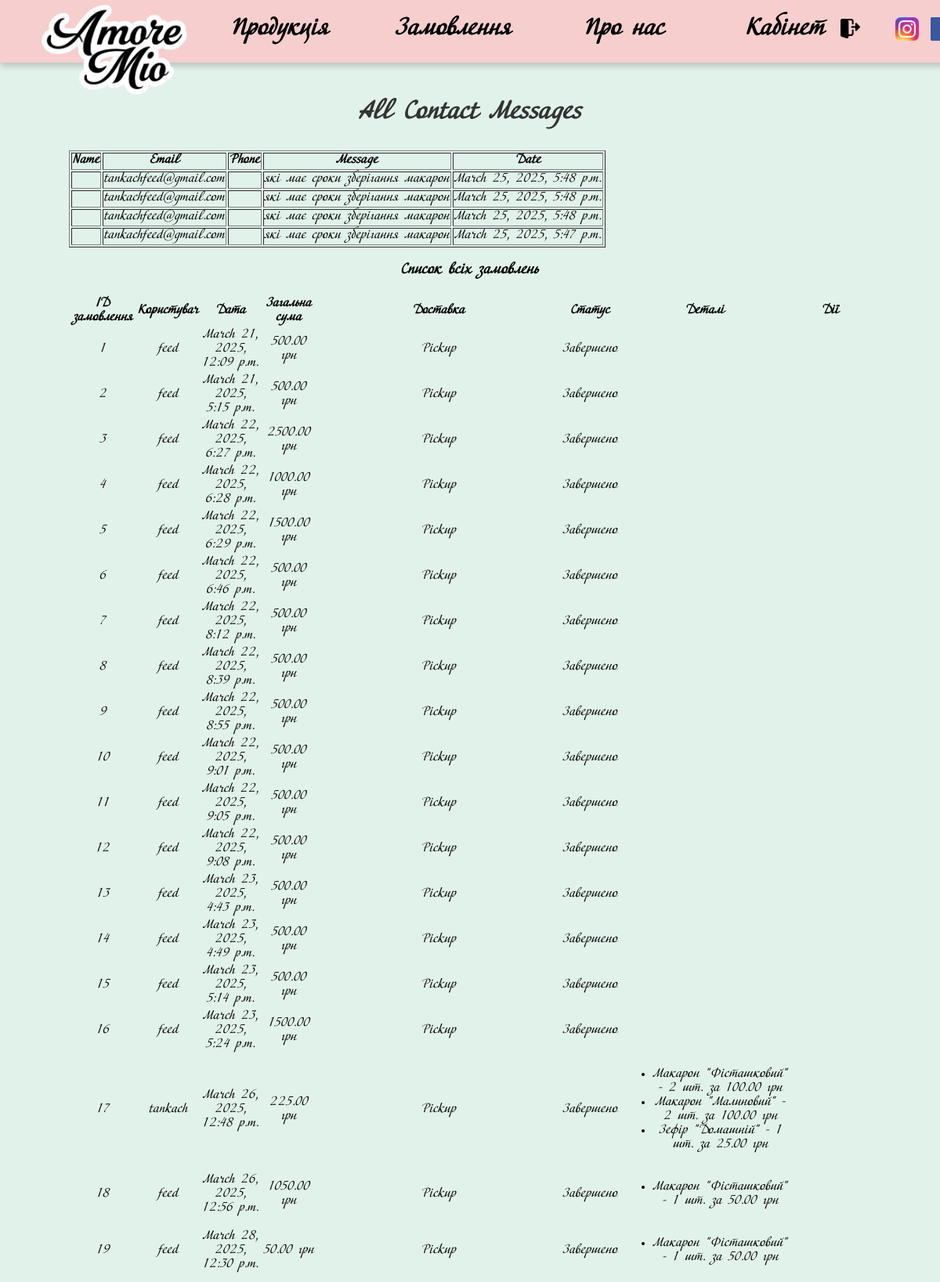
The page /admin-form/ (signed in, upper part) on the database its author committed.
### orders/models.py (models this page shows, shortened)
class ContactMessage(models.Model):
    user = models.ForeignKey(settings.AUTH_USER_MODEL, on_delete=models.SET_NULL, null=True, blank=True)
    name = models.CharField(max_length=100)
    email = models.EmailField()
    phone = models.CharField(max_length=15)
    message = models.TextField()
    created_at = models.DateTimeField(auto_now_add=True)

class Order(models.Model):
    STATUS_CHOICES = [
        ('new', 'Нове'),
        ('processing', 'В обробці'),
        ('completed', 'Завершено'),
        ('canceled', 'Скасовано'),
    ]
    DELIVERY_CHOICES = [
        ('pickup', 'Самовивіз'),
        ('courier', 'Доставка кур\'єром')
    ]
    user = models.ForeignKey(settings.AUTH_USER_MODEL, on_delete=models.CASCADE, related_name='orders',
                             verbose_name="Користувач")
    created_at = models.DateTimeField(auto_now_add=True, verbose_name="Дата створення")
    status = models.CharField(max_length=20, choices=STATUS_CHOICES, default='new', verbose_name="Статус замовлення")
    total_price = models.DecimalField(max_digits=10, decimal_places=2, default=0.0, verbose_name="Загальна сума")
    delivery_type = models.CharField(max_length=10, choices=DELIVERY_CHOICES, default='pickup',
                                     verbose_name="Спосіб доставки")
    delivery_address = models.TextField(null=True, blank=True, verbose_name="Адреса доставки")
    latitude = models.FloatField(null=True, blank=True, verbose_name="Широта")
    longitude = models.FloatField(null=True, blank=True, verbose_name="Довгота")

class CustomUser(AbstractUser):
    real_name = models.CharField(max_length=255, blank=True, null=True)
    phone_number = models.CharField(max_length=15, blank=True, null=True)
    address = models.CharField(max_length=255, blank=True, null=True)

class OrderItem(models.Model):
    STATUS_CHOICES = [
        ('new', 'Нове'),
        ('processing', 'В обробці'),
        ('completed', 'Завершено'),
        ('canceled', 'Скасовано'),
    ]
    order = models.ForeignKey(Order, on_delete=models.CASCADE, related_name='items', verbose_name="Замовлення")
    product = models.ForeignKey(Product, on_delete=models.CASCADE, verbose_name="Продукт")
    quantity = models.PositiveIntegerField(default=1, verbose_name="Кількість")
    price = models.DecimalField(max_digits=10, decimal_places=2, verbose_name="Ціна")
    status = models.CharField(max_length=20, choices=STATUS_CHOICES, default='new', verbose_name="Статус товару")

class Product(models.Model):
    name = models.CharField(max_length=100, verbose_name="Назва продукту")
    description = models.TextField(verbose_name="Опис продукту", blank=True)
    price = models.DecimalField(max_digits=10, decimal_places=2, verbose_name="Ціна продукту")
    image = models.ImageField(upload_to='products/', blank=True, null=True, verbose_name="Зображення продукту")
    type = models.ForeignKey(Type, on_delete=models.SET_NULL, null=True, blank=True, verbose_name="Тип продукту")
    created_at = models.DateTimeField(default=now, verbose_name="Дата додавання")
    composition = models.TextField(verbose_name="Склад продукту", blank=True)
    weight = models.DecimalField(max_digits=6, decimal_places=2, verbose_name="Вага продукту (г)", blank=True,
                                 null=True)
    article = models.CharField(max_length=50, verbose_name="Артикул", blank=True, null=True)

### orders/views.py (the view)
# urls.py: path('admin-form/', admin_order_list, name='admin_form'),
def admin_order_list(request):
    messages = ContactMessage.objects.all().order_by('-created_at')
    orders = Order.objects.all()
    return render(request, 'orders/admin_form.html', {'orders': orders, 'messages': messages})

### orders/context_processors.py (called while the page is built)
def navbar_data(request):
    types = Type.objects.all()
    return {"product_types": types}

### orders/templates/orders/admin_form.html (shortened to what this page needs)
{% extends 'orders/base.html' %}
{% block content %}
    <div class="container" style="margin-top: 80px;">
        <h2>All Contact Messages</h2>
        <table border="1">
            <tr>
                <th>Name</th>
                <th>Email</th>
                <th>Phone</th>
                <th>Message</th>
                <th>Date</th>
            </tr>
            {% for message in messages %}
            <tr>
                <td>{{ message.name }}</td>
                <td>{{ message.email }}</td>
                <td>{{ message.phone }}</td>
                <td>{{ message.message }}</td>
                <td>{{ message.created_at }}</td>
            </tr>
            {% empty %}
            <tr>
                <td colspan="5">No messages yet.</td>
            </tr>
            {% endfor %}
        </table>
        <h3>Список всіх замовлень</h3>
        {% if orders %}
        <table>
            <thead>
                <tr>
                    <th>ID замовлення</th>
                    <th>Користувач</th>
                    <th>Дата</th>
                    <th>Загальна сума</th>
                    <th>Доставка</th>
                    <th>Статус</th>
                    <th>Деталі</th>
                    <th>Дії</th>
                </tr>
            </thead>
            <tbody>
                {% for order in orders %}
                <tr>
                    <td>{{ order.id }}</td>
                    <td>{{ order.user.username }}</td>
                    <td>{{ order.created_at }}</td>
                    <td>{{ order.total_price }} грн</td>
                    <td>
                        {{ order.delivery_type|title }}
                    </td>
                    <td id="status-{{ order.id }}">{{ order.get_status_display }}</td>
                    <td>
                        <ul>
                            {% for item in order.items.all %}
                            <li>{{ item.product.name }} - {{ item.quantity }} шт. за {{ item.price }} грн</li>
                            {% endfor %}
                        </ul>
                    </td>
                    <td id="actions-{{ order.id }}">
                    </td>
                </tr>
                {% endfor %}
            </tbody>
        </table>
        {% else %}
        <p>Немає замовлень.</p>
        {% endif %}
    </div>
{% endblock %}

### static/orders/style.css (style rules this page uses)
.container { width: 80%; margin: 0 auto; text-align: center; padding-top: 20px; }
h2 { font-size: 32px !important; color: #333 !important; }

### rows shown on the page
ContactMessage: email "tankachfeed@gmail.com", message "які має сроки зберігання макарон", created_at "March 25, 2025, 5:48 p.m."
ContactMessage: email "tankachfeed@gmail.com", message "які має сроки зберігання макарон", created_at "March 25, 2025, 5:48 p.m."
ContactMessage: email "tankachfeed@gmail.com", message "які має сроки зберігання макарон", created_at "March 25, 2025, 5:48 p.m."
ContactMessage: email "tankachfeed@gmail.com", message "які має сроки зберігання макарон", created_at "March 25, 2025, 5:47 p.m."
Order: id "1", user.username "feed", created_at "March 21, 2025, 12:09 p.m.", total_price "500.00", delivery_type "Pickup", status "Завершено"
Order: id "2", user.username "feed", created_at "March 21, 2025, 5:15 p.m.", total_price "500.00", delivery_type "Pickup", status "Завершено"
Order: id "3", user.username "feed", created_at "March 22, 2025, 6:27 p.m.", total_price "2500.00", delivery_type "Pickup", status "Завершено"
Order: id "4", user.username "feed", created_at "March 22, 2025, 6:28 p.m.", total_price "1000.00", delivery_type "Pickup", status "Завершено"
Order: id "5", user.username "feed", created_at "March 22, 2025, 6:29 p.m.", total_price "1500.00", delivery_type "Pickup", status "Завершено"
Order: id "6", user.username "feed", created_at "March 22, 2025, 6:46 p.m.", total_price "500.00", delivery_type "Pickup", status "Завершено"
Order: id "7", user.username "feed", created_at "March 22, 2025, 8:12 p.m.", total_price "500.00", delivery_type "Pickup", status "Завершено"
Order: id "8", user.username "feed", created_at "March 22, 2025, 8:39 p.m.", total_price "500.00", delivery_type "Pickup", status "Завершено"
Order: id "9", user.username "feed", created_at "March 22, 2025, 8:55 p.m.", total_price "500.00", delivery_type "Pickup", status "Завершено"
Order: id "10", user.username "feed", created_at "March 22, 2025, 9:01 p.m.", total_price "500.00", delivery_type "Pickup", status "Завершено"
Order: id "11", user.username "feed", created_at "March 22, 2025, 9:05 p.m.", total_price "500.00", delivery_type "Pickup", status "Завершено"
Order: id "12", user.username "feed", created_at "March 22, 2025, 9:08 p.m.", total_price "500.00", delivery_type "Pickup", status "Завершено"
Order: id "13", user.username "feed", created_at "March 23, 2025, 4:43 p.m.", total_price "500.00", delivery_type "Pickup", status "Завершено"
Order: id "14", user.username "feed", created_at "March 23, 2025, 4:49 p.m.", total_price "500.00", delivery_type "Pickup", status "Завершено"
Order: id "15", user.username "feed", created_at "March 23, 2025, 5:14 p.m.", total_price "500.00", delivery_type "Pickup", status "Завершено"
Order: id "16", user.username "feed", created_at "March 23, 2025, 5:24 p.m.", total_price "1500.00", delivery_type "Pickup", status "Завершено"
Order: id "17", user.username "tankach", created_at "March 26, 2025, 12:48 p.m.", total_price "225.00", delivery_type "Pickup", status "Завершено"
OrderItem: product.name "Макарон \"Фісташковий\"", quantity "2", price "100.00"
OrderItem: product.name "Макарон \"Малиновий\"", quantity "2", price "100.00"
OrderItem: product.name "Зефір \"Домашній\"", quantity "1", price "25.00"
Order: id "18", user.username "feed", created_at "March 26, 2025, 12:56 p.m.", total_price "1050.00", delivery_type "Pickup", status "Завершено"
OrderItem: product.name "Макарон \"Фісташковий\"", quantity "1", price "50.00"
Order: id "19", user.username "feed", created_at "March 28, 2025, 12:30 p.m.", total_price "50.00", delivery_type "Pickup", status "Завершено"
OrderItem: product.name "Макарон \"Фісташковий\"", quantity "1", price "50.00"
